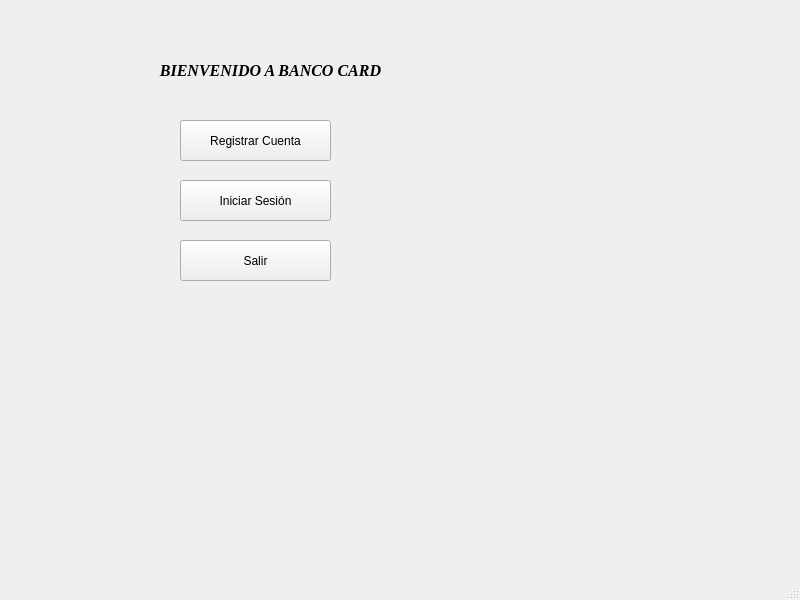
<?xml version="1.0" encoding="UTF-8"?>
<ui version="4.0">
 <class>MainWindow</class>
 <widget class="QMainWindow" name="MainWindow">
  <property name="geometry">
   <rect>
    <x>0</x>
    <y>0</y>
    <width>800</width>
    <height>600</height>
   </rect>
  </property>
  <property name="windowTitle">
   <string>MainWindow</string>
  </property>
  <widget class="QWidget" name="centralwidget">
   <widget class="QLabel" name="BIENVENIDA">
    <property name="geometry">
     <rect>
      <x>150</x>
      <y>40</y>
      <width>241</width>
      <height>61</height>
     </rect>
    </property>
    <property name="font">
     <font>
      <family>Times New Roman</family>
      <pointsize>16</pointsize>
      <italic>true</italic>
      <bold>false</bold>
     </font>
    </property>
    <property name="lineWidth">
     <number>1</number>
    </property>
    <property name="text">
     <string>&lt;html&gt;&lt;head/&gt;&lt;body&gt;&lt;p align=&quot;center&quot;&gt;&lt;span style=&quot; font-size:12pt; font-weight:700; font-style:italic;&quot;&gt;BIENVENIDO A BANCO CARD&lt;/span&gt;&lt;/p&gt;&lt;/body&gt;&lt;/html&gt;</string>
    </property>
    <property name="alignment">
     <set>Qt::AlignmentFlag::AlignCenter</set>
    </property>
    <property name="margin">
     <number>0</number>
    </property>
   </widget>
   <widget class="QPushButton" name="RegistrarCuenta">
    <property name="geometry">
     <rect>
      <x>180</x>
      <y>120</y>
      <width>151</width>
      <height>41</height>
     </rect>
    </property>
    <property name="text">
     <string>Registrar Cuenta</string>
    </property>
   </widget>
   <widget class="QPushButton" name="IniciarSesion">
    <property name="geometry">
     <rect>
      <x>180</x>
      <y>180</y>
      <width>151</width>
      <height>41</height>
     </rect>
    </property>
    <property name="text">
     <string>Iniciar Sesión</string>
    </property>
   </widget>
   <widget class="QPushButton" name="Salir1">
    <property name="geometry">
     <rect>
      <x>180</x>
      <y>240</y>
      <width>151</width>
      <height>41</height>
     </rect>
    </property>
    <property name="text">
     <string>Salir</string>
    </property>
   </widget>
  </widget>
  <widget class="QStatusBar" name="statusbar"/>
 </widget>
 <resources/>
 <connections/>
</ui>
